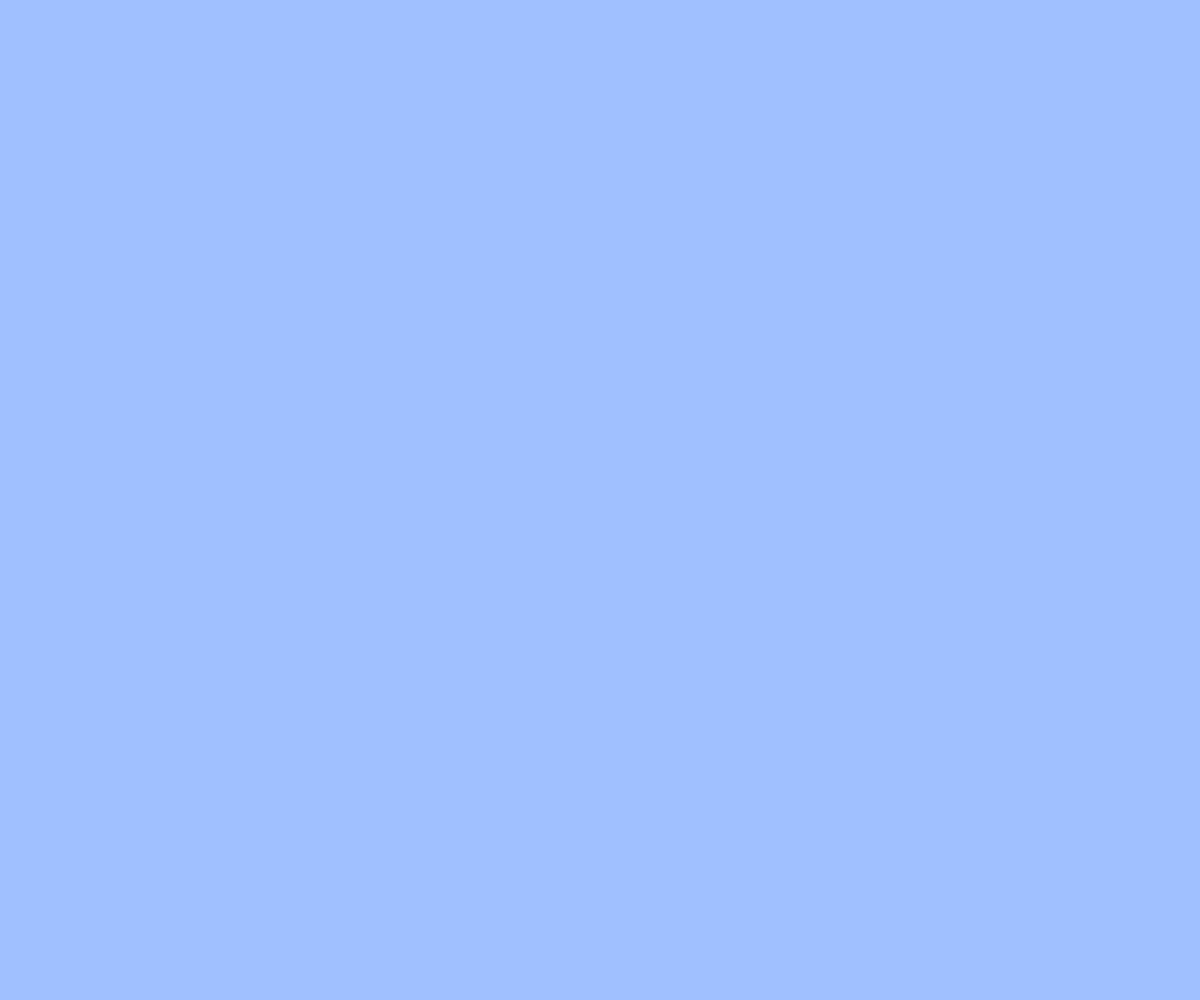
Frame 1 (no input)
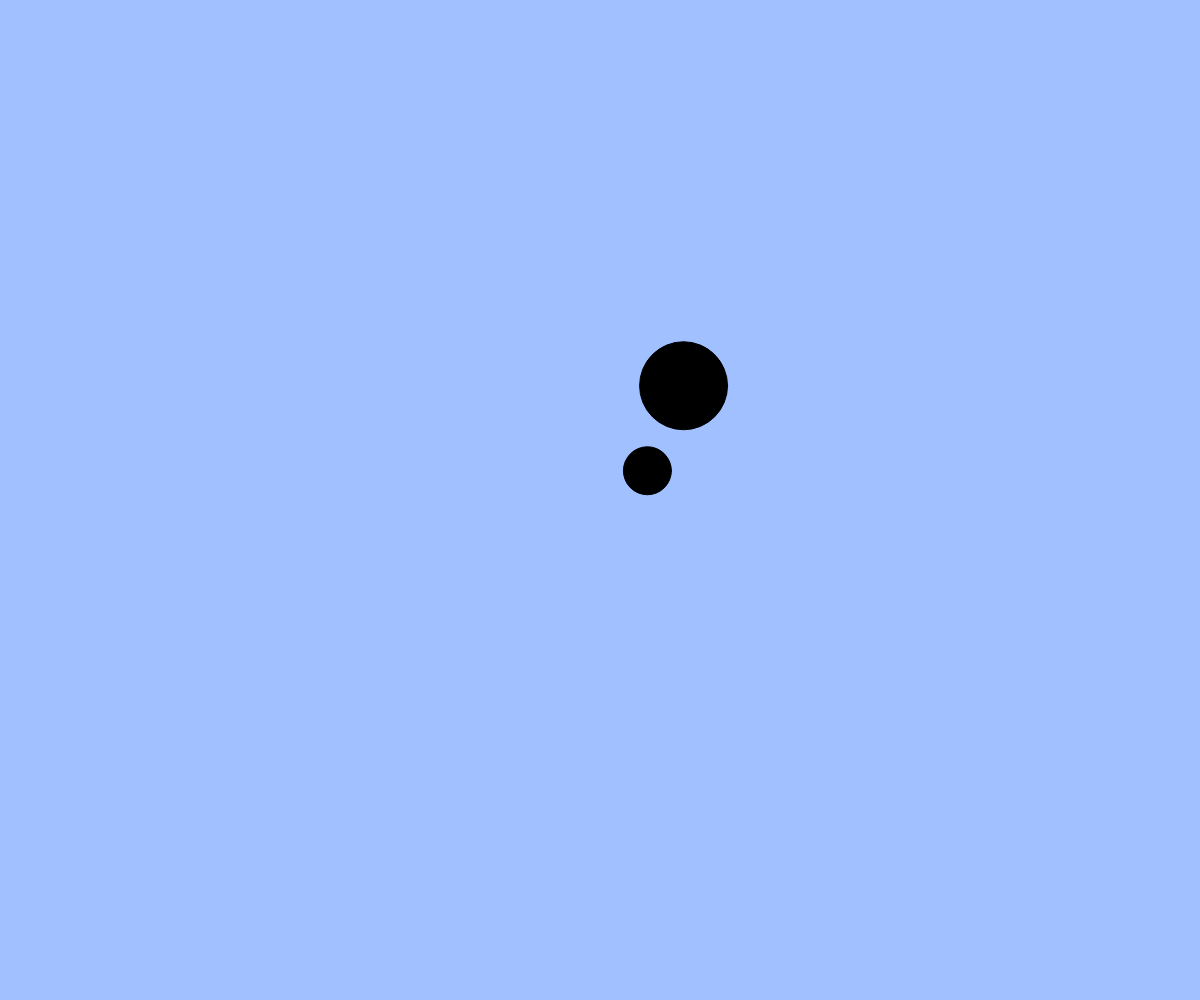
Frame 60 (no input)
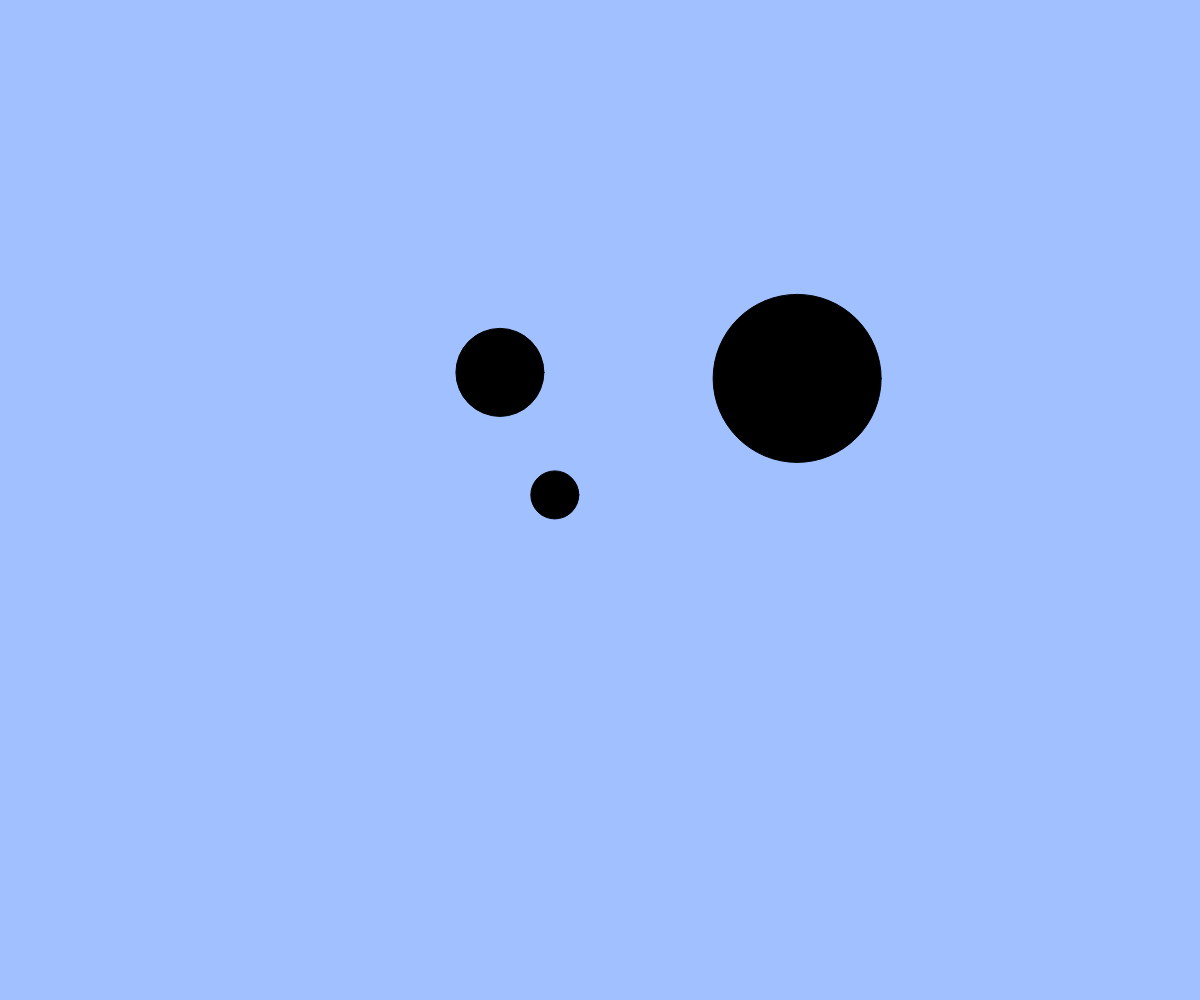
Frame 120 (the mouse pressed at the canvas centre since frame 60)

The p5.js sketch that drew these frames (run headless with seeded random() and noise() and a simulated clock; from frame 60 on, the mouse is pressed at the canvas centre):

// p5.js sketch
// ── sketch.js
// たくさん出てくるアニメーション
let balls;
let targets; // 追加（ボールを当てる的）

function setup(){
  createCanvas(windowWidth, windowHeight);
  balls = [];
  targets = [];
}

function windowResized(){
  resizeCanvas(windowWidth, windowHeight);
}

function draw(){
  background(160, 192, 255);

  // 的のアニメーション（注意：追加しないと何も起きない）
  for(let i = 0; i < targets.length; i++){
    let t = targets[i];
    fill(0);
    ellipse(t.x, t.y, t.size);
    t.x += t.vx;
    t.y += t.vy;
    t.size += 2;
  }

  // ボールのアニメーション
  for(let i = 0; i < balls.length; i++){
    let b = balls[i];
    fill(255);
    ellipse(b.x, b.y, b.size);
    b.x += b.vx;
    b.y += b.vy;
  }

  // 画面外に出たボールを配列から削除する
  const ballsInCanvas = []; // 画面内のボールを一時的に保持する配列
  for(let i = 0; i < balls.length; i++){
    let b = balls[i];
    if(b.x > 0 && b.x < width && b.y > 0 && b.y < height){ // 画面内
      ballsInCanvas.push(b);
    }
  }
  balls = ballsInCanvas; // 画面内のボールだけを残す

  // 補足：filter 関数を使うともっと簡単に書ける
  // balls = balls.filter(insideCanvas);

  if(frameCount % 20 === 0) { // 20フレームごとに新しい的を追加する
    // BLANK[1] 新しい的オブジェクトを作成して targets 配列に追加しよう
  const t = {
      x: width / 2,
      y: height / 2,
      vx: random(-5, 5),
      vy: random(-5, 5),
      size: 10
    };
    targets.push(t);
  }

  // ボールに当たった or 大きくなりすぎた的を配列から削除する
  const activeTargets = []; // 生き残った的を一時的に保持する配列
  for(let i = 0; i < targets.length; i++){
    let t = targets[i];
    if(t.size < 200){ // 大きくなりすぎていない
      let hit = false;
      for(let j = 0; j < balls.length; j++){ // すべてのボールと衝突判定
        let b = balls[j];
        // BLANK[2]
       if(dist(t.x, t.y, b.x, b.y) < (t.size + b.size) / 2){
          hit = true;
        }

        
      }
      if(!hit) activeTargets.push(t); // 衝突していなければ生き残る
    }
  }
  targets = activeTargets; // 生き残った的だけを残す
}

function mouseDragged(){
  const dx = mouseX - pmouseX;
  const dy = mouseY - pmouseY;
  if(mag(dx, dy) > 5){
    const b = { x: mouseX, y: mouseY, size: 20, vx: dx, vy: dy };
    balls.push(b);
  }
}

function insideCanvas(b) {
  return b.x > 0 && b.x < width && b.y > 0 && b.y < height;
}
